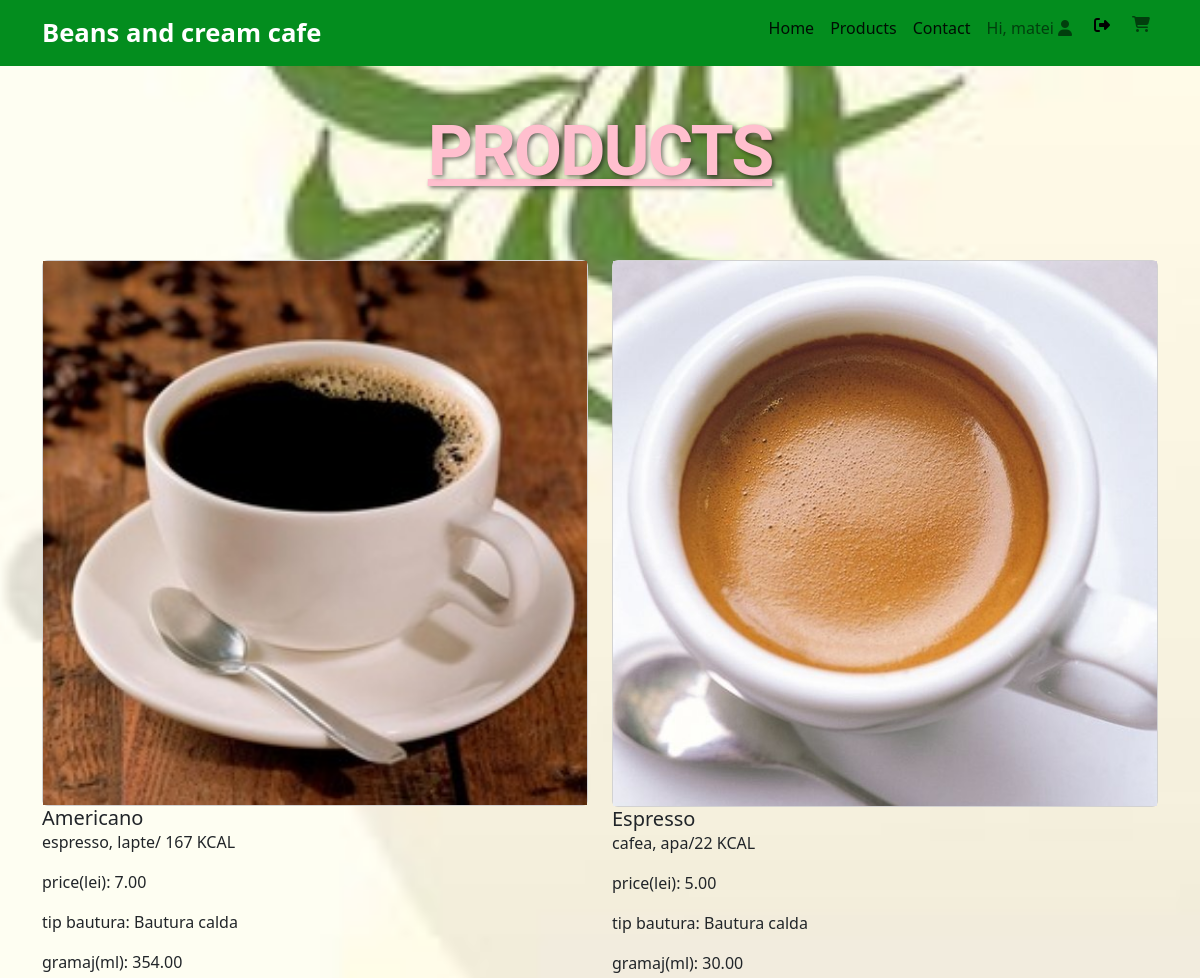
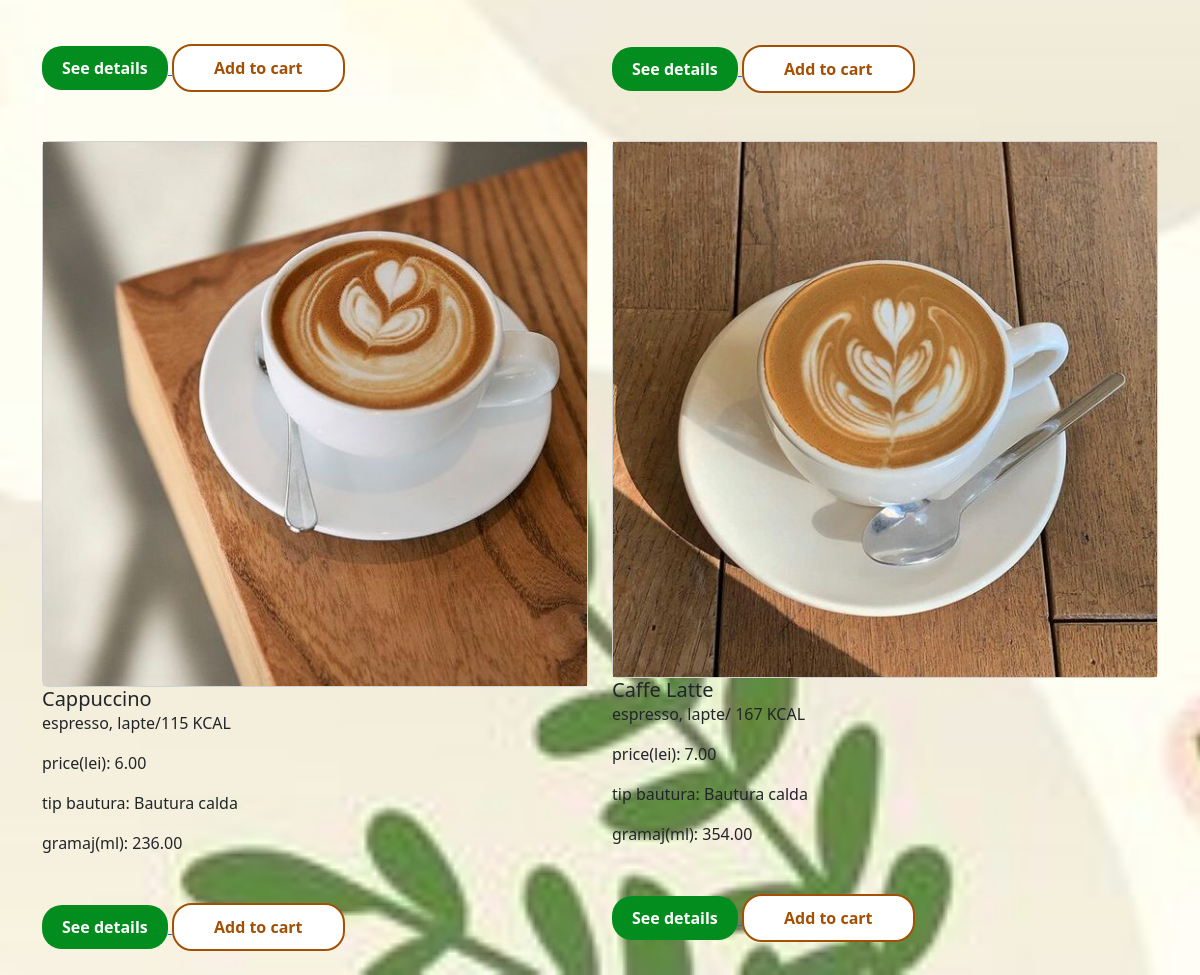
Screenshot of /products/ (signed in) with the database file from the repository (2 pictures, top to bottom).
### app_beans_and_cream_cafe/models.py (models this page shows, shortened)
class Product(models.Model):
    name = models.CharField(max_length=200)
    price_lei = models.DecimalField(max_digits= 10, decimal_places=2, default= 0)
    gramaj_ml = models.DecimalField(max_digits=10,decimal_places=2, default=0)
    description = models.TextField()
    drink_type = models.TextField(default=0)
    nutritional_values = models.TextField(default=0)
    image = models.ImageField(upload_to='product_images/', null=True, blank=True)

### app_beans_and_cream_cafe/views.py (the view)
# urls.py: path('products/', ProductListView.as_view(), name='products'),
class ProductListView(ListView): # clasa cu ajutorul caruia afisam o lista de obiecte
    model = Product
    template_name = 'app_beans_and_cream_cafe/products.html'
    def get_context_data(self, **kwargs): # metoda cu ajutorul caruia furnizam date suplimentare  catre sablon, pagina products.html
        context = super().get_context_data(**kwargs)
        context['products'] = context['object_list']
        return context

### app_beans_and_cream_cafe/templates/app_beans_and_cream_cafe/products.html
{% extends "app_beans_and_cream_cafe/base.html" %}
{% block content %}
    <div class="container">
    <h2 style="text-align: center;
                font-size: 70px;
                font-weight: 700;
                text-transform: uppercase; /* Changed to uppercase for emphasis */
                font-style: normal;
                text-decoration: underline; /* Added underline for emphasis */
                line-height: 1em;
                letter-spacing: -2px; /* Slightly reduced letter spacing */
                margin-top: 50px;
                margin-bottom: 50px;
                color: #ffbfce; /* Changed text color to pink */
                text-shadow: 2px 2px 4px rgba(0, 0, 0, 0.5); /* Added text shadow for depth */
                font-family: 'Roboto', sans-serif; /* Changed font to Roboto for a modern look */
                ">
        Products
    </h2>
</div>
        <div class="row">
            {% for product in product_list %}
                <div class="col-6 my-4">
                    <div class="card">
                        <img src="{{ product.image.url }}" alt="{{ product.name }} Image">
                    </div>
                    <div class="card-body">
                        <h5 class="card-title">{{ product.name }}</h5>
                        <p class="card-text">{{ product.description }}</p>
                        <p class="card-text">price(lei): {{ product.price_lei }}</p>
                        <p class="card-text">tip bautura: {{ product.drink_type }}</p>
                        <p class="card-text">gramaj(ml): {{ product.gramaj_ml}}</p>
                        <a href="/product/{{ product.id }}">
                            <button class="btn-custom spaced-top-2">See details</button>
                        </a>
                        {% if user.is_authenticated %}
                            <a href="{% url 'app_beans_and_cream_cafe:add_to_cart' product_id=product.id %}">
                                <button class="btn-custom-reverse spaced-top-2">Add to cart</button>
                            </a>
                        {% endif %}
                    </div>
                </div>
                {% if forloop.counter|divisibleby:2 and not forloop.last %}
                    </div></div><div class="container"><div class="row">
                {% endif %}
            {% endfor %}
        </div>
    </div>
{% endblock %}

### app_beans_and_cream_cafe/templates/app_beans_and_cream_cafe/navbar.html (shortened to what this page needs)
{% block navbar %}
<nav class="navbar navbar-expand-lg navbar-light bg-light">
  <div class="container-fluid container">
    <a class="navbar-brand brand-logo" href="/">Beans and cream cafe </a>
    <div class="d-flex">
      <div class="collapse navbar-collapse" id="navbarNavAltMarkup">
        <div class="navbar-nav">
          <a class="nav-link active" aria-current="page" href="/">Home</a>
          <a class="nav-link active" aria-current="page" href="{% url 'app_beans_and_cream_cafe:products' %}">Products</a>
          <a class="nav-link active" aria-current="page" href="{% url 'app_beans_and_cream_cafe:contact' %}">Contact</a>
          {% if user.is_authenticated %}
            <a class="nav-link" href="{#}" title="Deautentificare"> Hi, {{user.username}}
              <i class="fas fa-user"></i>
            </a>
            <form class="nav-link" action="{% url 'logout' %}" method="POST">
              <button class="logout-button" type="submit">
                <i class="fas fa-sign-out-alt"></i>
              </button>
            </form>
            <a class="nav-link" href="{% url 'app_beans_and_cream_cafe:cart' %}" title="Coșul tău">
              <i class="fa-solid fa-shopping-cart"></i>
            </a>
          {% else %}
            <a class="nav-link" href="{% url 'account:login' %}" title="Autentificare">
              <i class="fa-solid fa-sign-in-alt"></i>
            </a>
          {% endif %}
        </div>
      </div>
    </div>
  </div>
</nav>
{% endblock %}

### static/css/base.css (style rules this page uses)
.navbar { background-color: #038d1e !important; }
.logout-button { background-color: #038d1e; border:#A45004; }
.spaced-top-2 { margin-top: 2em; }
.btn-custom { font-weight: bold; background-color: #038d1e; padding: 10px 40px; border-radius: 20px; border: 2px solid #FFFFFF; color: #f9b4fe; }
.btn-custom-reverse { font-weight: bold; background-color: #FFFFFF; padding: 10px 40px; border-radius: 20px; border: 2px solid #A45004; color: #A45004; }
.brand-logo { color: #FFFFFF; font-size: 1.6em; font-weight: bold; }
body { background-image: url('font.jpg'); background-size: cover; background-repeat: no-repeat; background-position: center; }
.btn-custom { font-weight: bold; background-color: #038d1e; padding: 10px 20px; border-radius: 20px; border: none; color: #fff; cursor: pointer; }

### rows the page displays
Product: image (picture), name "Americano", description "espresso, lapte/ 167 KCAL", price_lei "7.00", drink_type "Bautura calda", gramaj_ml "354.00"
Product: image (picture), name "Espresso", description "cafea, apa/22 KCAL", price_lei "5.00", drink_type "Bautura calda", gramaj_ml "30.00"
Product: image (picture), name "Cappuccino", description "espresso, lapte/115 KCAL", price_lei "6.00", drink_type "Bautura calda", gramaj_ml "236.00"
Product: image (picture), name "Caffe Latte", description "espresso, lapte/ 167 KCAL", price_lei "7.00", drink_type "Bautura calda", gramaj_ml "354.00"

### other values shown
{{ user.username }} "matei"
